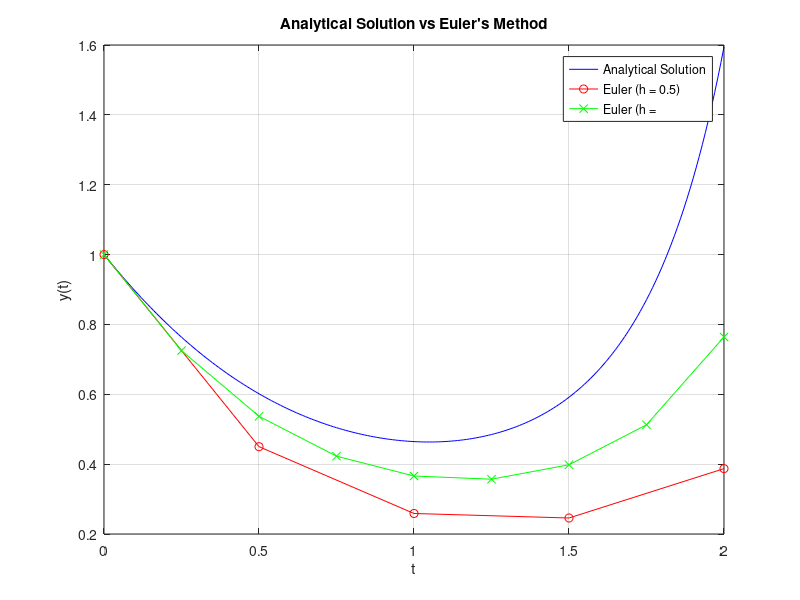

Source code (MATLAB):
% Parameters 
y0 = 1;  % Initial condition y(0) 
T = 2;   
% Endpoint of the interval 
h1 = 0.5;  % Step size 1 
h2 = 0.25; % Step size 2 
% Function definition 
f = @(t, y) y * t^2 - 1.1 * y; 
% Analytical solution 
t_values = 0:0.01:T; 
y_analytical = y0 * exp(t_values.^3 / 3 - 1.1 * t_values); 
% Euler's method for step size h1 
t_euler_h1 = 0:h1:T; 
y_euler_h1 = zeros(size(t_euler_h1)); 
y_euler_h1(1) = y0; 
for i = 1:length(t_euler_h1) - 1 
y_euler_h1(i+1) = y_euler_h1(i) + h1 * f(t_euler_h1(i), y_euler_h1(i)); 
end
% Euler's method for step size h2 
t_euler_h2 = 0:h2:T; 
y_euler_h2 = zeros(size(t_euler_h2)); 
y_euler_h2(1) = y0; 
for i = 1:length(t_euler_h2) - 1 
y_euler_h2(i+1) = y_euler_h2(i) + h2 * f(t_euler_h2(i), y_euler_h2(i)); 
end 
% Plotting 
figure; 
plot(t_values, y_analytical, 'b-', t_euler_h1, y_euler_h1, 'ro-', t_euler_h2, 
y_euler_h2, 'gx-'); 
legend('Analytical Solution', ['Euler (h = ' num2str(h1) ')'], ['Euler (h = ' 
num2str(h2) ')']); 
xlabel('t'); 
ylabel('y(t)'); 
title('Analytical Solution vs Euler''s Method'); 
grid on; 